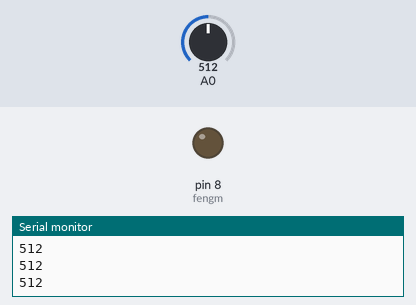
A sketch run on a simulated Arduino Uno, built with avr-gcc and run on an emulated ATmega328P. Shown: output pins drawn as LEDs (lit = HIGH), the last lines printed to the serial monitor. Inputs (shaded band) come from the test bench; at power-on: A0 = 512.

Above: at 1.2 s.
1.3 s: A0 set to 76
2.8 s: A0 set to 65
At 2.91 s:
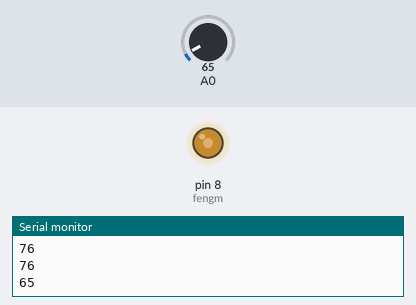
5.8 s: A0 set to 90
At 6.8 s:
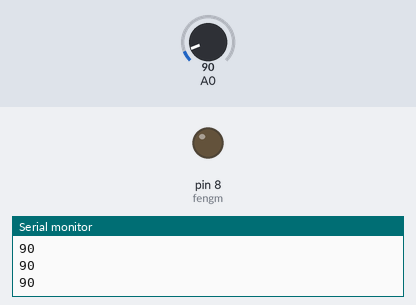
7.3 s: A0 set to 70
At 7.71 s:
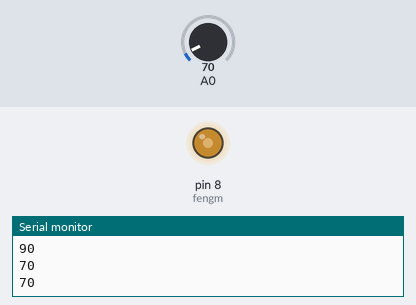
Timing chart, 0 to 11.3 s (numbered marks = the images above; inputs shaded):
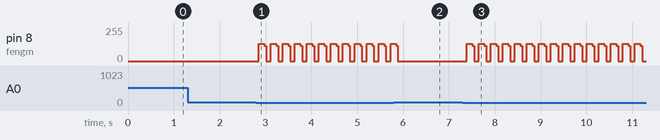

Measured:
- the behaviour switches between 71 and 70 on A0 (found by bisection; images 0 and 1)
- after the input at 2.8 s, pin 8 (fengm): 0/255 → 129/255 after 0.05 s, then repeats every 0.26 s: 116/255 0.04 s, 0/255 0.10 s, 129/255 0.12 s
- after the input at 5.8 s, pin 8 (fengm): goes on until 5.9 s, then stays 0/255
- after the input at 7.3 s, pin 8 (fengm): 0/255 → 129/255 after 0.09 s, then repeats every 0.26 s: 116/255 0.04 s, 0/255 0.10 s, 129/255 0.12 s

The sketch:

yangan.ino
```cpp
int fengm = 8;
void setup()
{
    pinMode(fengm,OUTPUT);
    Serial.begin(9600);
}

void loop()
{
    int val;
    val=analogRead(0);
    Serial.println(val,DEC);
    if(val<=70){
        int i = 0;
       for(i=0;i<80;i++)//输出一个频率的声音
        {
          digitalWrite(fengm,HIGH);//发声音
          delay(1);//延时1ms
          digitalWrite(fengm,LOW);//不发声音
          delay(1);//延时ms
        }
    }else{
      digitalWrite(fengm,LOW);
    }
    delay(100);
}
```
